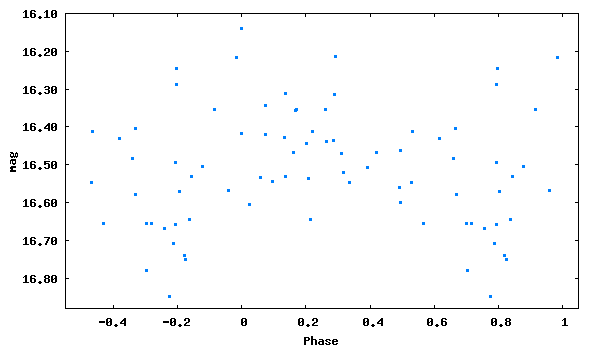

Write the gnuplot code that produced this figure.
set term png size 600,350 medium
set colors classic
set output 'phase_lc_8.png'
set xlabel 'Phase'
set ylabel 'mag'
#set title 'JDmax = 2446709.42200 + 0.1843656 x E'
set format y '%5.2f'
plot [-0.55:1.05][16.88:16.10] "phase_lc_8.dat" linecolor 3 pointtype 5 pointsize 0.3 title ""
